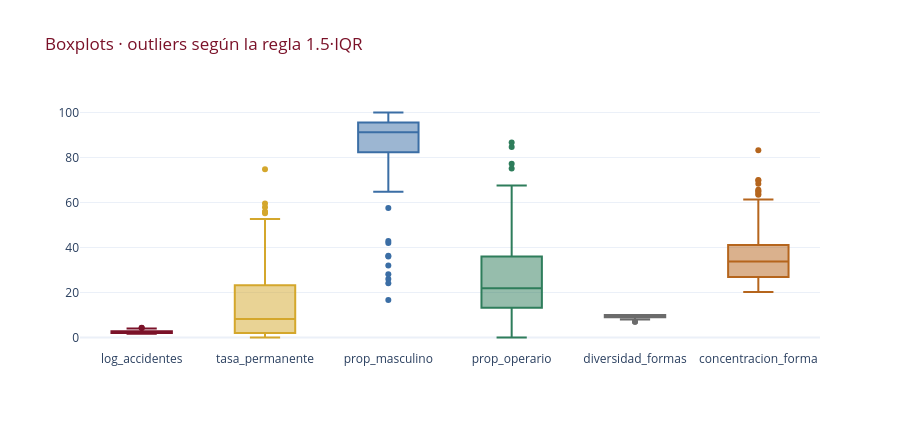

Notebook code cell kept with this figure:
### Markdown cell above
## 4️⃣ Boxplots y detección de outliers (**1.5·IQR**) *(requisito)*

### Code cell
fig = go.Figure()
for i, c in enumerate(FEATURES):
    fig.add_trace(go.Box(y=perfil[c], name=c, marker_color=PALETA[i % len(PALETA)],
                         boxpoints="outliers"))
fig.update_layout(height=430, template=TEMPLATE, showlegend=False,
                  title="Boxplots · outliers según la regla 1.5·IQR", title_font_color=GRANATE)
fig.show()
